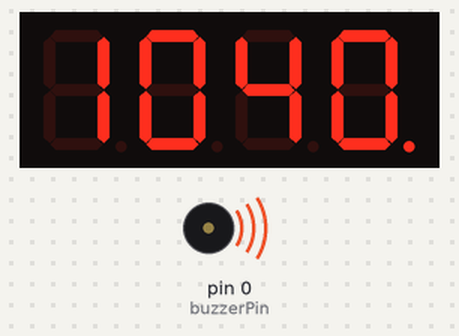
This program was run on a simulated Arduino Uno, built with avr-gcc and run on an emulated ATmega328P. Parts: 4-digit seven-segment display, buzzer (waves = sounding, pin HIGH).

Above: at 1.1 s.
At 9.1 s:
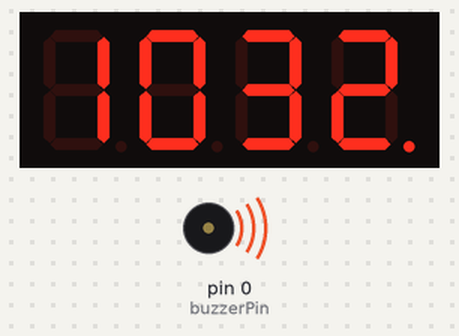
At 19.1 s:
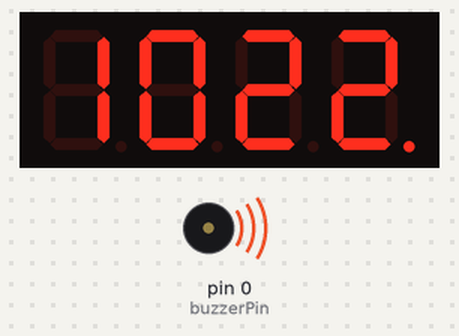
At 38.1 s:
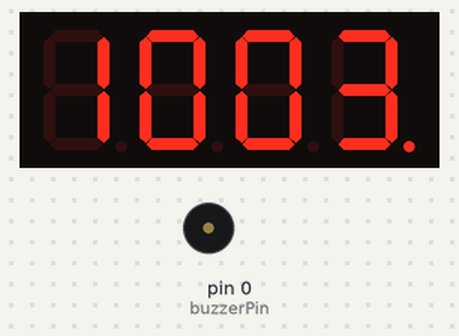
Timing chart, 0 to 40.0 s (numbered marks = the images above):
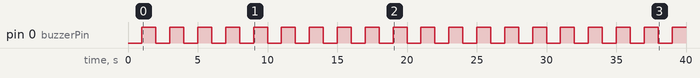

The program:

main.cpp
```cpp
#include <Arduino.h>

#include "SevSeg.h"
#include "bit_macros.h"

SevSeg sevseg;

int displayTimeSecs = 1;
long displayTime = displayTimeSecs * 1000;
long buzzerFrequency = 500;
long buzzerDuration = 100;
long startMinutes = 10;
long startSeconds = 40;
long endMinutes = 0;
long endSeconds = 0;

const int buzzerPin = 0;
bool countdownEnded = false;
unsigned long previousMillis = 0;
unsigned long buzzerMillis = 0;
bool buzzerState = false;

void setup()
{
    SET_BIT(DDRD, buzzerPin);

    byte numDigits = 4;
    byte digitPins[] = {10, 11, 12, 13};
    byte segmentPins[] = {9, 2, 3, 5, 6, 8, 7, 4};

    bool resistorsOnSegments = false;
    byte hardwareConfig = COMMON_CATHODE;
    bool updateWithDelays = false;
    bool leadingZeros = true;
    bool disableDecPoint = true;

    sevseg.begin(hardwareConfig, numDigits, digitPins, segmentPins, resistorsOnSegments, updateWithDelays, leadingZeros, disableDecPoint);
    sevseg.setBrightness(90);
}

void loop()
{
    unsigned long currentMillis = millis();

    if (!countdownEnded)
    {
        if (currentMillis - previousMillis >= displayTime)
        {
            previousMillis = currentMillis;

            if (startMinutes > endMinutes || (startMinutes == endMinutes && startSeconds > endSeconds))
            {
                long displayValue = startMinutes * 100 + startSeconds;
                sevseg.setNumber(displayValue, 0);

                if (startSeconds == 0)
                {
                    if (startMinutes > 0)
                    {
                        startMinutes--;
                        startSeconds = 59;
                    }
                }
                else
                {
                    startSeconds--;
                }

                TOGGLE_BIT(PORTD, buzzerPin);
            }
            else
            {
                countdownEnded = true;
                buzzerMillis = millis();
            }
        }
    }
    else
    {
        sevseg.setNumber(0, 0);

        if (millis() - buzzerMillis < 1000)
        {
            if (millis() - buzzerMillis >= (buzzerState ? 200 : 100))
            {
                buzzerState = !buzzerState;
                if (buzzerState) {
                    SET_BIT(PORTD, buzzerPin);
                }
                else
                {
                    CLEAR_BIT(PORTD, buzzerPin);
                }
                buzzerMillis = millis();
            }
        }
        else
        {
            CLEAR_BIT(PORTD, buzzerPin);
        }
    }
    sevseg.refreshDisplay();
}
```

bit_macros.h
```cpp
#ifndef SET_BIT
#define SET_BIT(REG,BIT)        ((REG) |= (1U << (BIT)))
#endif

#ifndef CLEAR_BIT
#define CLEAR_BIT(REG,BIT)      ((REG) &= ~(1U << (BIT)))
#endif

#ifndef TOGGLE_BIT
#define TOGGLE_BIT(REG,BIT)     ((REG) ^= (1U << (BIT)))
#endif

#ifndef GET_BIT
#define GET_BIT(REG,BIT)        (((REG) & (1U << (BIT))) >> (BIT))
#endif
```

Measured:
- by itself, pin 0 (buzzerPin): alternates HIGH for 1.0 s and LOW for 1.0 s
- what the display in image 0 shows lasts 1.0 s, from 1.0 s to 2.0 s
